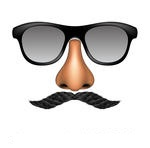
//> input picture images/5.jpg, 150 x 148 px, given in place of the camera
$ ./main   (built with g++ and OpenCV 4)
//> lines starting //> are read from the running program, lines starting //| are printed output that depends on the picture; after the words box and inside, x2 and y2 are one past the last pixel; in counts of white or black regions, pixels touching at a corner belong together
//this code demonstrates erosion and dilation to clean up noise in an image

#include "opencv2/imgproc/imgproc.hpp"
#include "opencv2/highgui/highgui.hpp"#include<opencv\highgui.h>

#include<stdio.h>
#include<stdlib.h>

using namespace cv;

void on_trackbar2(int, void*) { } //called when trackbar is moved

void main()
{
	Mat image1;
	Mat hsv_image;
	Mat threshold_image;
	Mat dialated_image;
	Mat eroded_image;

	int H_MIN = 20;  //0 to 256
	int H_MAX = 240;
	int S_MIN = 10;
	int S_MAX = 236;
	int V_MIN = 0;
	int V_MAX = 256;

	namedWindow("select colors", 0);
	//create memory to store trackbar name on window
	char TrackbarName[50];
	sprintf(TrackbarName, "H_MIN", H_MIN);
	sprintf(TrackbarName, "H_MAX", H_MAX);
	sprintf(TrackbarName, "S_MIN", S_MIN);
	sprintf(TrackbarName, "S_MAX", S_MAX);
	sprintf(TrackbarName, "V_MIN", V_MIN);
	sprintf(TrackbarName, "V_MAX", V_MAX);

	createTrackbar("H_MIN", "select colors", &H_MIN, H_MAX, on_trackbar2);
	createTrackbar("H_MAX", "select colors", &H_MAX, H_MAX, on_trackbar2);
	createTrackbar("S_MIN", "select colors", &S_MIN, S_MAX, on_trackbar2);
	createTrackbar("S_MAX", "select colors", &S_MAX, S_MAX, on_trackbar2);
	createTrackbar("V_MIN", "select colors", &V_MIN, V_MAX, on_trackbar2);
	createTrackbar("V_MAX", "select colors", &V_MAX, V_MAX, on_trackbar2);

	//cv capture pointer
	VideoCapture tony_capture;

	//open the img device
	tony_capture.open(0);

	while (1)
	{
		//show the image from the webcam
		tony_capture >> hsv_image;
//> hsv_image is the input picture: 148 rows x 150 cols, CV_8UC3; mean B, G, R 210.5, 212.5, 215.7


		(hsv_image, hsv_image, COLOR_BGR2HSV);

		tony_capture >> threshold_image;
		inRange(hsv_image, Scalar(H_MIN, S_MIN, V_MIN), Scalar(H_MAX, S_MAX, V_MAX), threshold_image); //values are 0 to 256
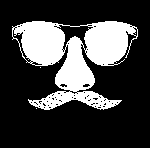
//> threshold_image: 148 rows x 150 cols, CV_8UC1; 25.6% white; 3 white regions (2 under 20 px), largest, box (x1, y1, x2, y2) and area: (12, 21, 138, 110) 5678
		imshow("select_colors", threshold_image);
		waitKey(30);

		Mat erodeElement = getStructuringElement(MORPH_RECT, Size(3, 3));
		Mat dilateElement = getStructuringElement(MORPH_RECT, Size(3, 3));

		//erode and dialate twice each
		cv::erode(threshold_image, threshold_image, erodeElement);
		cv::erode(threshold_image, threshold_image, erodeElement);

		imshow("eroded image", threshold_image);

		cv::dilate(threshold_image, threshold_image, erodeElement);
		cv::dilate(threshold_image, threshold_image, erodeElement);
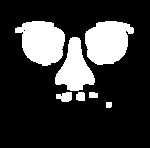
//> threshold_image: 148 rows x 150 cols, CV_8UC1; 21.2% white; 7 white regions, largest, box (x1, y1, x2, y2) and area: (15, 21, 65, 66) 1616, (85, 21, 134, 65) 1616, (55, 37, 95, 91) 1200

		imshow("dilated image", threshold_image);

	}

}

$ run again, on images/HappyFish.jpg
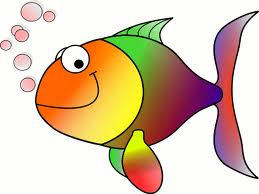
//> input picture images/HappyFish.jpg, 259 x 194 px, given in place of the camera
//> hsv_image is the input picture: 194 rows x 259 cols, CV_8UC3; mean B, G, R 170.8, 196.4, 219.3
//> `inRange(hsv_image, Scalar(H_MIN, S_MIN, V_MIN), Scalar(H_MAX, S_MAX, V..`:
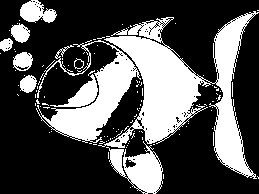
//> threshold_image: 194 rows x 259 cols, CV_8UC1; 32.5% white; 117 white regions (107 under 20 px), largest, box (x1, y1, x2, y2) and area: (98, 11, 259, 179) 9071, (36, 40, 141, 143) 3450, (106, 141, 163, 194) 1483
//> `cv::dilate(threshold_image, threshold_image, erodeElement);`:
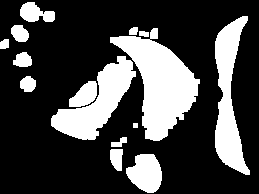
//> threshold_image: 194 rows x 259 cols, CV_8UC1; 27% white; 15 white regions, largest, box (x1, y1, x2, y2) and area: (110, 28, 200, 141) 4670, (215, 16, 250, 175) 2898, (51, 56, 136, 140) 2876
